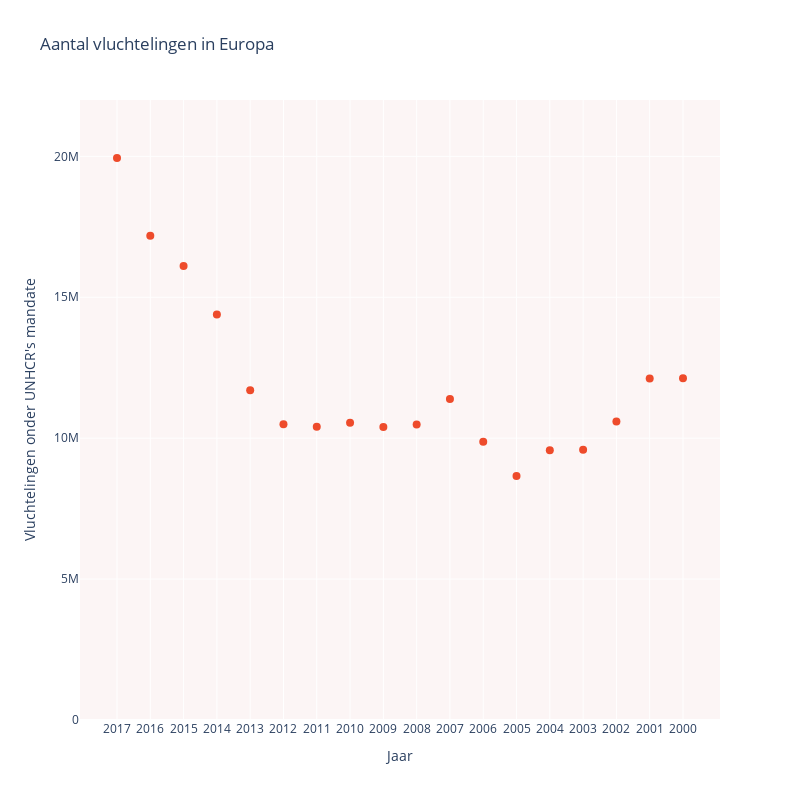

Here is the notebook cell this chart was saved with:
### Markdown cell above
De aanhoudende conflicten in Syrië, Afghanistan en Irak hebben een aanzienlijk aantal burgers gedwongen hun huizen te ontvluchten en hun toevlucht te zoeken in Europa. Deze toestroom van individuen, die in 2015 in een stroomversnelling kwam, wordt de 'vluchtelingencrisis' genoemd. Naarmate veiligheid een primaire focus werd van Europese landen, leek de humanitaire dimensie van migratie naar de achtergrond te verdwijnen.

### Code cell
import plotly.graph_objs as go
import plotly.express as px
import pandas as pd
import geopandas as gpd
import matplotlib.pyplot as plt

df = pd.read_csv('population_eu.csv')
df2 = df[df.Year.between(2000, 2017)]
df2 = df2.sort_values('Year')

colors = ['rgb(238, 75, 43)', 'rgb(252,245,245)', 'rgb(129, 133, 137)']
fig = go.Figure()

fig.add_trace(go.Scatter(
    y=df2["Refugees under UNHCR's mandate"],
    x=df2['Year'],
    mode='markers',
    marker=dict(
        color='rgb(238, 75, 43)',
        size=8,
        symbol='circle', 
        line=dict(width=0) 
    ),
    name="Refugees",
))

fig.update_layout(
    title='Aantal vluchtelingen in Europa',
    xaxis=dict(type='category', categoryorder='array', categoryarray=df2['Year'].tolist()[::-1], title="Jaar"), 
    yaxis=dict(range=[0, 22000000]), 
    yaxis_title="Vluchtelingen onder UNHCR's mandate",
    width=800, 
    height=800,
    plot_bgcolor='rgb(252,245,245)',
)

fig.show()

### Figure 1 — Plotly figure (JSON) as saved in the notebook; plotly's stock layout.template omitted (floating-point values rounded to 4 significant figures)
{"data": [{"marker": {"color": "rgb(238, 75, 43)", "line": {"width": 0}, "size": 8, "symbol": "circle"}, "mode": "markers", "name": "Refugees", "type": "scatter", "x": [2000, 2001, 2002, 2003, 2004, 2005, 2006, 2007, 2008, 2009, 2010, 2011, 2012, 2013, 2014, 2015, 2016, 2017], "y": [12129079, 12116301, 10593526, 9592247, 9572719, 8661293, 9876879, 11390082, 10488915, 10395713, 10548835, 10403937, 10497017, 11698233, 14384289, 16110276, 17184286, 19940566]}], "layout": {"height": 800, "plot_bgcolor": "rgb(252,245,245)", "title": {"text": "Aantal vluchtelingen in Europa"}, "width": 800, "xaxis": {"categoryarray": [2017, 2016, 2015, 2014, 2013, 2012, 2011, 2010, 2009, 2008, 2007, 2006, 2005, 2004, 2003, 2002, 2001, 2000], "categoryorder": "array", "title": {"text": "Jaar"}, "type": "category"}, "yaxis": {"range": [0, 22000000], "title": {"text": "Vluchtelingen onder UNHCR's mandate"}}}}
